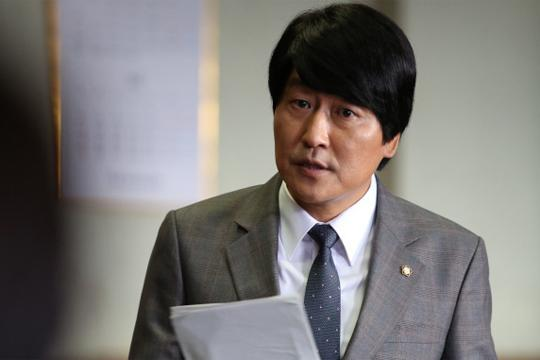
#> input picture chap04_NumPy/images/test1.jpg, 540 x 360 px, found by its file name
$ python step06_image_resize.py
#> lines starting #> are read from the running program, lines starting #| are printed output that depends on the picture
# -*- coding: utf-8 -*-
"""
reshape vs resize
 - reshape : 모양 변경
 - resize : 크기 변경
   ex) images -> 120x150 픽셀로 '규격화'

image 규격화 : 실습
"""
from glob import glob  # file 검색에서 패턴사용(문자열 경로, *.jpg)
from PIL import Image  # image file read
import numpy as np
import matplotlib.pyplot as plt  # 이미지 시각화

# 1. 1개 image file open
path = "./chap04_NumPy"
file = path + '/images/test1.jpg'


img = Image.open(file)  # image file read
#> img is the input picture: PIL image 540x360 RGB; mean R, G, B 123.9, 120.6, 118.6
type(img)  # PIL.JpegImagePlugin.JpegImageFile
# img.shape  #  'JpegImageFile' object has no attribute 'shape'
np.shape(img)  # (360, 540, 3)   : 이걸 resize를 이용해서 (120, 150, 3)로 줄여보장. (h, w, c)
plt.imshow(img)  # 함수에 픽셀정보를 넣은 형태

img_re = img.resize( (150, 120) )  # w, h 세로 픽셀과 가로 픽셀 위치를 바꿔서 넣어줘야함.
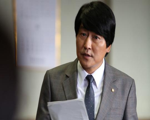
#> img_re: PIL image 150x120 RGB; mean R, G, B 123.9, 120.6, 118.6
np.shape(img_re)  # (120, 150, 3)
plt.imshow(img_re)  # 해상도가 떨어졌네용. 컬러는 그대로 유지


# PIL -> numpy 변경
img_arr = np.asarray(img)
img_arr
type(img_arr)  # numpy.ndarray
img_arr.shape  # (360, 540, 3)

img_arr2 = np.array(img)
img_arr2   # 똑같눼

# 여러장의 image resize 함수
def imageResize() :
    img_h = 120  # 세로 픽셀
    img_w = 150  # 가로 픽셀

    image_resize = []  # 규격화된 image 저장

    # glob : file 패턴
    for file in glob(path + '/images/' + '*.jpg') :  # image 폴더에서 jpg형식의 파일을 모두 읽겠다.
        # test1.jpg -> test2.jpg, ...
        img = Image.open(file)  # image file read
        print(np.shape(img))  # image shape
#| (360, 540, 3)

        # PIL -> resize
        img = img.resize( (img_w, img_h) )  # w, h
        # PIL -> numpy
        img_data = np.asarray(img)

        # resized image save -> to image_resize obj.
        image_resize.append(img_data)
        print(file, ':', img_data.shape)
#| chap04_NumPy/images/test1.jpg : (120, 150, 3)
#> pass 2 of the loop in imageResize, `for file in glob(path + '/images/' + '*.jpg') :`:
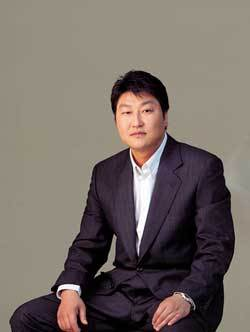
#> input picture chap04_NumPy/images/test2.jpg, 250 x 332 px
#> in imageResize, img is the input picture: PIL image 250x332 RGB; mean R, G, B 117.4, 107.3, 101.5
#| (332, 250, 3)
#> in imageResize, `img = img.resize( (img_w, img_h) )`:
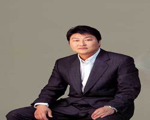
#> img: PIL image 150x120 RGB; mean R, G, B 117.4, 107.3, 101.5
#| chap04_NumPy/images/test2.jpg : (120, 150, 3)

    return np.array(image_resize)  # list -> numpy


image_resize = imageResize()
"""
(360, 540, 3)
./chap04_NumPy/images\test1.jpg : (120, 150, 3)
(332, 250, 3)
./chap04_NumPy/images\test2.jpg : (120, 150, 3)
"""  # 두개의 파일, 두줄의 출력물

image_resize.shape  # (2, 120, 150, 3) (이미지 장 수, 세로 픽셀, 가로 픽셀, 컬러)

#  첫 번째 이미지만 꺼내오겠다. -> index 기본 값은 차수가 가장 높은 이미지 수
image_resize[0].shape  # (120, 150, 3)
image_resize[1].shape  # (120, 150, 3)
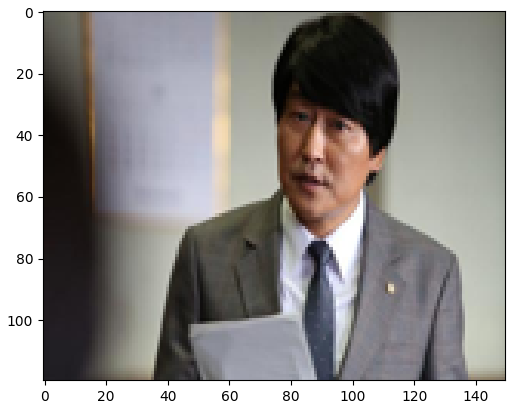
#> figure drawn by matplotlib, 1 panel
